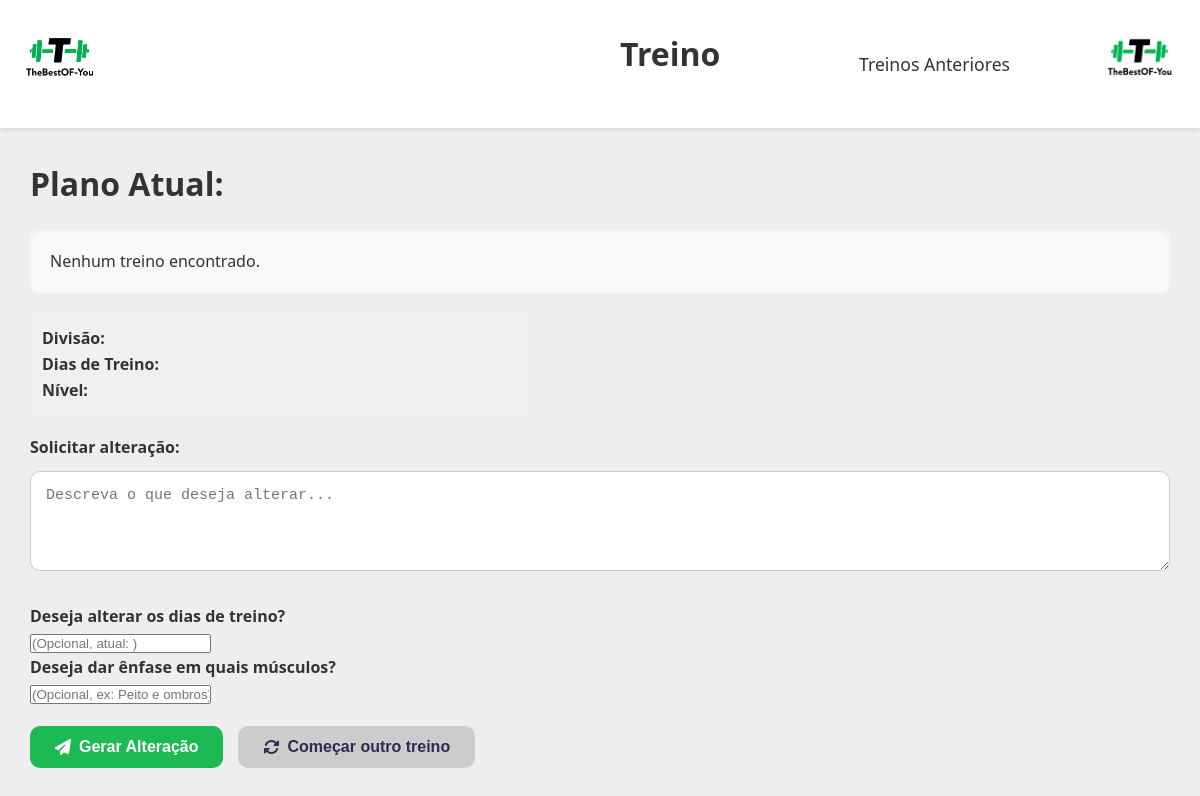
/Códigos/treino/treino.php (signed in), run on an earlier commit of the app's database.
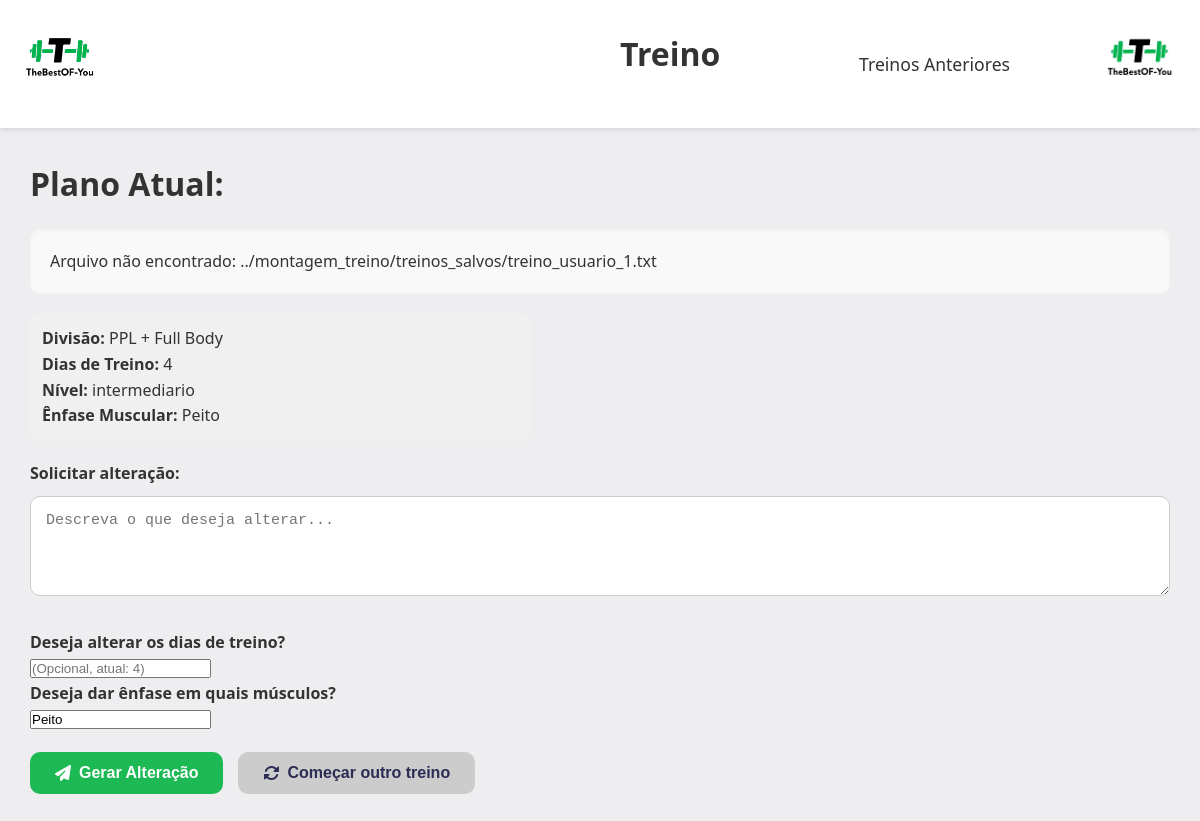
And on a later commit of the database.
### tables this page shows
CREATE TABLE `treino` (
  `id_treino` int(11) NOT NULL,
  `id_usuario` int(11) NOT NULL,
  `divisao_treino` varchar(30) NOT NULL,
  `dias_de_treino` int(11) NOT NULL,
  `nivel_de_treino` varchar(30) NOT NULL,
  `arquivo_treino` varchar(255) NOT NULL,
  `enfase_muscular` varchar(255) DEFAULT NULL,
  `situacao` varchar(2) NOT NULL
);

### Códigos/treino/treino.php (the view, shortened to what this page needs)
<?php
include "../conexao.php";
$usuario_id = $_SESSION['id_usuario'];
$sql = "SELECT id_treino, arquivo_treino, divisao_treino, dias_de_treino, nivel_de_treino, enfase_muscular FROM treino WHERE id_usuario = ? AND situacao = 'A' LIMIT 1";
$stmt = $conexao->prepare($sql);
$stmt->bind_param("i", $usuario_id);
$stmt->execute();
$result = $stmt->get_result();
$treino_atual = $result->fetch_assoc();
$treino_texto = "Nenhum treino encontrado.";
$divisao_atual = $treino_atual['divisao_treino'] ?? '';
$dias_atuais = $treino_atual['dias_de_treino'] ?? '';
$nivel_atual = $treino_atual['nivel_de_treino'] ?? '';
$enfase_atual = $treino_atual['enfase_muscular'] ?? '';
if ($treino_atual && isset($treino_atual['arquivo_treino'])) {
    $caminho = "../montagem_treino/treinos_salvos/" . $treino_atual['arquivo_treino'];
    $treino_texto = file_exists($caminho) ? file_get_contents($caminho) : "Arquivo não encontrado: $caminho";
}
?>
<!DOCTYPE html>
<html lang="pt-BR">
<head>
    <link rel="stylesheet" href="treino.css?=2">
    <link rel="stylesheet" href="https://cdnjs.cloudflare.com/ajax/libs/font-awesome/6.5.0/css/all.min.css">
</head>
<body>
<header>
    <div class="logo">
        <a href="../pagina_principal/index.php"><img src="imagens/Logo.png" alt="Logo"></a>
    </div>
    <div class="site-name"><h1>Treino</h1></div>
    <nav class="nav-links">
        <a href="treinos_anteriores.php">Treinos Anteriores</a>
    </nav>
    <div class="logo">
        <a href="../pagina_principal/index.php"><img src="imagens/Logo.png" alt="Logo"></a>
    </div>
</header>
<div class="qlqr">
    <h1>Plano Atual:</h1>
    <div class="dieta"><?= nl2br(htmlspecialchars($treino_texto)) ?></div>
    <div class="info-dieta-atual">
        <p><strong>Divisão:</strong> <?= htmlspecialchars($divisao_atual) ?></p>
        <p><strong>Dias de Treino:</strong> <?= htmlspecialchars($dias_atuais) ?></p>
        <p><strong>Nível:</strong> <?= htmlspecialchars($nivel_atual) ?></p>
        <?php if (!empty($enfase_atual)): ?>
            <p><strong>Ênfase Muscular:</strong> <?= htmlspecialchars($enfase_atual) ?></p>
        <?php endif; ?>
    </div>
    <form method="post">
        <label for="chatTreino"><strong>Solicitar alteração:</strong></label>
        <textarea id="chatTreino" name="chatTreino" rows="4" placeholder="Descreva o que deseja alterar..." required></textarea>
        <br><br>
        <label for="dias"><strong>Deseja alterar os dias de treino?</strong></label><br>
        <input type="number" name="dias" id="dias" class="styled-input" placeholder="(Opcional, atual: <?= htmlspecialchars($dias_atuais) ?>)" min="1"><br>
        <label for="enfase_muscular"><strong>Deseja dar ênfase em quais músculos?</strong></label><br>
        <input type="text" name="enfase_muscular" id="enfase_muscular" class="styled-input" placeholder="(Opcional, ex: Peito e ombros)" value="<?= htmlspecialchars($enfase_atual) ?>">
        <div class="botoes">
            <button type="submit" name="enviar_alteracao">
                <i class="fas fa-paper-plane"></i> Gerar Alteração
            </button>
            <button class="outra" onclick="window.location.href='../selecao_treino/selecao_treino.php'" type="button">
                <i class="fas fa-sync-alt"></i> Começar outro treino
            </button>
        </div>
    </form>
</div>
</body>
</html>

### Códigos/treino/treino.css (style rules this page uses)
* { margin: 0; padding: 0; box-sizing: border-box; }
body { font-family: 'Segoe UI', sans-serif; background-color: #eeeef1; line-height: 1.6; color: #333; }
header { background-color: white; display: flex; align-items: center; justify-content: space-between; box-shadow: 0 2px 5px rgba(0,0,0,0.1); position: relative; background-color: #fff; }
.logo img { height: 120px; cursor: pointer; transition: transform 0.3s ease; }
.site-name { font-size: 2rem; font-weight: bold; margin-left: 500px; }
.nav-links { display: flex; gap: 20px; margin-left: auto; margin-right: 20px; }
.nav-links a { text-decoration: none; color: #333; font-weight: 500; font-size: 1.1rem; transition: color 0.3s; margin-right: 50px; }
h1 { font-size: 32px; margin-bottom: 20px; }
.dieta { background-color: #f9f9f9; padding: 20px; border-radius: 10px; font-size: 16px; line-height: 1.6; box-shadow: inset 0 1px 5px rgba(0,0,0,0.05); margin-bottom: 20px; }
textarea { width: 100%; padding: 15px; border: 1px solid #ccc; border-radius: 10px; font-size: 15px; resize: vertical; margin-top: 10px; }
.botoes { display: flex; gap: 15px; flex-wrap: wrap; margin-top: 20px; }
.botoes button { background-color: #1db954; color: white; padding: 12px 25px; border: none; border-radius: 10px; font-size: 16px; cursor: pointer; font-weight: bold; display: flex; align-items: center; gap: 8px; transition: background-color 0.3s ease; }
.botoes button.outra { background-color: #ccc; color: #2c2c54; }
.info-dieta-atual { margin-bottom: 20px; background: #f0f0f0; padding: 12px; border-radius: 8px; max-width: 500px; }
.qlqr { padding: 30px; }

What changed in the data, as far as the page shows it:
added treino: arquivo_treino "Arquivo não encontrado: ../montagem_treino/treinos_salvos/treino_usuario_1.txt", divisao_treino "PPL + Full Body", dias_de_treino "4", nivel_de_treino "intermediario", enfase_muscular "Peito", dias "(Opcional, atual: 4)"
Also different on the page:
$treino_texto: "Nenhum treino encontrado." → (not shown)
text now shown: "Ênfase Muscular:"
